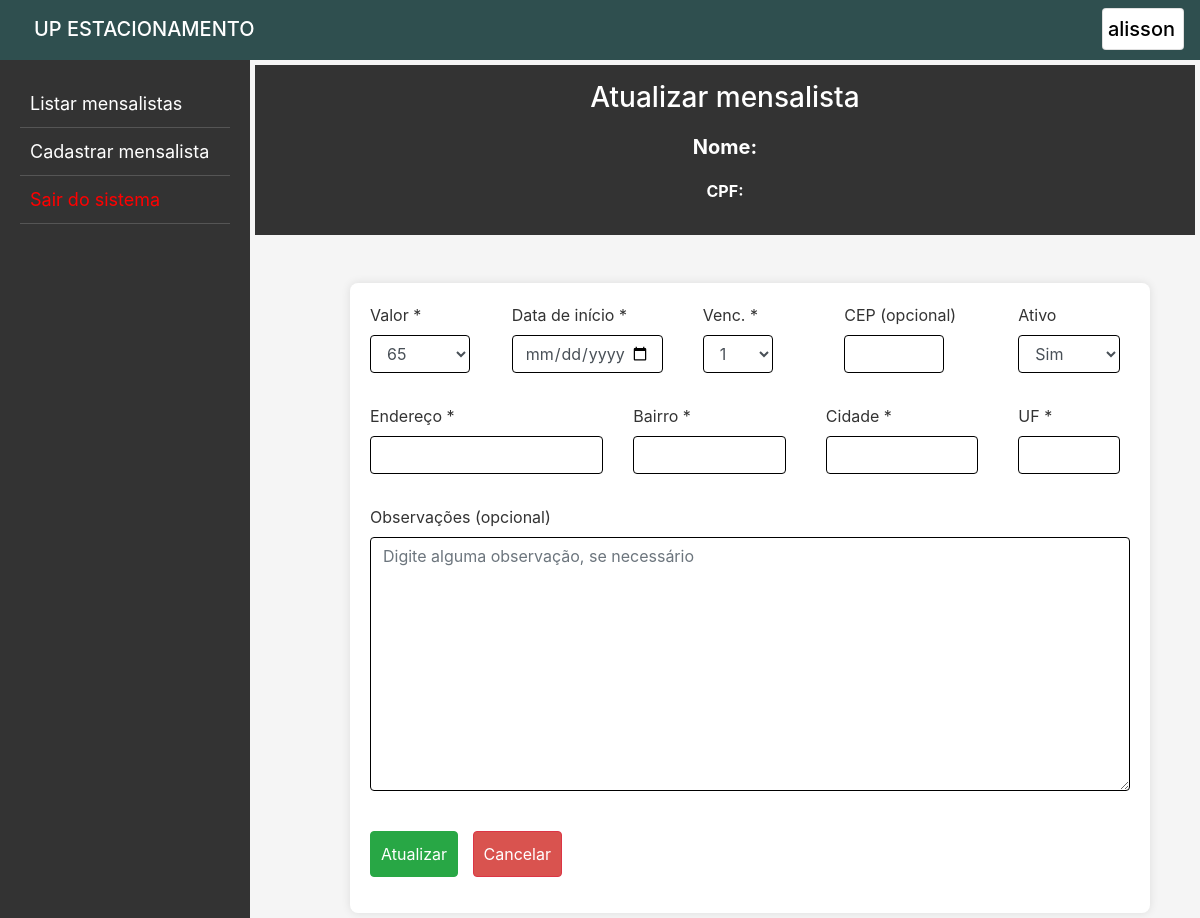
Page /atualizar_mensalista/1 (signed in) on the earlier database version.
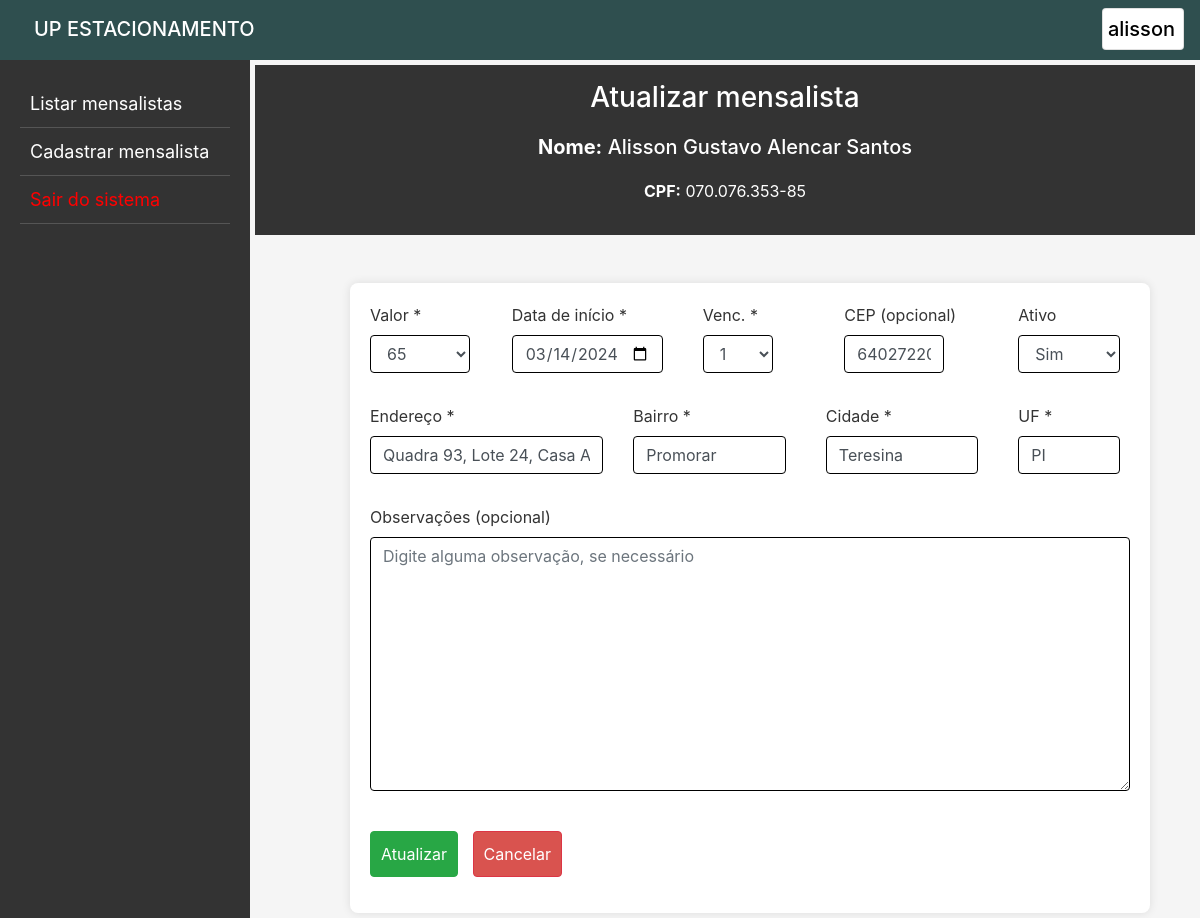
Same page on the later database version.
### app_estacionamento/models.py (models this page shows, shortened)
class Mensalista(models.Model):
    id = models.AutoField(primary_key=True)
    situacao = models.BooleanField('Ativo', default=True)
    nome = models.CharField('Nome *', max_length=50)
    cpf = models.CharField('CPF *', max_length=14)
    valor = models.DecimalField('Valor *', max_digits=8, decimal_places=2)
    data_inicial = models.DateField('Data de início *')
    dia_vencimento = models.IntegerField('Dia de vencimento *')
    cep = models.CharField('CEP', max_length=9, blank=True)
    endereco = models.CharField('Endereço', max_length=255)
    bairro = models.CharField('Bairro', max_length=255)
    cidade = models.CharField('Cidade', max_length=255)
    uf = models.CharField('UF', max_length=2)
    obs = models.TextField('Observações', max_length=500, blank=True)

### app_estacionamento/views.py (the view, shortened to what this page needs)
# urls.py: path('atualizar_mensalista/<int:pk>', views.atualizar_mensalista, name='atualizar_mensalista'),
@login_required(login_url="login/")
def atualizar_mensalista(request, pk):
    if request.method == "GET":
        men = {"mensalista": Mensalista.objects.filter(pk=pk).first()}
        return render(request, "atualizar.html", men)
    return redirect("index")

### app_estacionamento/templates/atualizar.html (shortened to what this page needs)
{% extends 'base.html' %}
{% block inicio %}
<header>
    <h3>Atualizar mensalista</h3>
    <h5><strong>Nome:</strong> {{mensalista.nome|title}}</h5>
    <p><strong>CPF:</strong> {{mensalista.cpf}}</p>
</header>
<br><br>
<div class="form-container">
<form action="{% url 'atualizar_mensalista' mensalista.id %}" method="post" class="form" autocomplete="off"
    style="margin-left: 50px;">
    <div class="row">
        <div class="col-md-2">
            <div class="form-group">
                <label for="id_valor">Valor *</label>
                <select class="form-control" id="id_valor" name="valor" style="width: 100px;">
                    <option value="65">65</option>
                </select>
            </div>
        </div>
        <div class="col-md-3">
            <div class="form-group">
                <label for="id_data_inicial">Data de início *</label>
                <input class="form-control" type="date" name="data_inicial" id="id_data_inicial"
                value="{{ mensalista.data_inicial|date:'Y-m-d' }}"  max="{% now 'Y-m-d' %}" required>
            </div>
        </div>
        <div class="col-md-2">
            <div class="form-group">
                <label for="id_dia_vencimento">Venc. *</label>
                <select class="form-control" id="id_dia_vencimento" name="dia_vencimento" style="width: 70px;">
                    <option value="1">1</option>
                </select>
            </div>
        </div>
        <div class="col-md-3">
            <div class="form-group">
                <label for="id_cep">CEP (opcional)</label>
                <input class="form-control" type="text" name="cep" id="id_cep" maxlength="8" style="width: 100px;"
                    value="{{ mensalista.cep }}">
            </div>
        </div>
        <div class="col-md-2">
            <div class="form-group">
                <label for="id_situacao">Ativo</label>
                <select class="form-control" id="id_situacao" name="situacao">
                    <option value="True">Sim</option>
                </select>
            </div>
        </div>
    </div>
    <div class="row">
        <div class="col-md-4">
            <div class="form-group">
                <label for="id_endereco">Endereço *</label>
                <input class="form-control" type="text" name="endereco" id="id_endereco" maxlength="255" required
                    value="{{ mensalista.endereco|title }}">
            </div>
        </div>
        <div class="col-md-3">
            <div class="form-group">
                <label for="id_bairro">Bairro *</label>
                <input class="form-control" type="text" name="bairro" id="id_bairro" maxlength="255" required
                    value="{{ mensalista.bairro|title }}">
            </div>
        </div>
        <div class="col-md-3">
            <div class="form-group">
                <label for="id_cidade">Cidade *</label>
                <input class="form-control" type="text" name="cidade" id="id_cidade" maxlength="110" required
                    value="{{ mensalista.cidade|title }}">
            </div>
        </div>
        <div class="col-md-2">
            <div class="form-group">
                <label for="id_uf">UF *</label>
                <input class="form-control" type="text" name="uf" id="id_uf" maxlength="2" required
                    style="text-transform: uppercase;" value="{{ mensalista.uf }}">
            </div>
        </div>
    </div>
    <div>
        <div class="form-group">
            <label for="id_obs">Observações (opcional)</label>
            <textarea class="form-control" name="obs" id="id_obs" cols="10" rows="10"
                placeholder="Digite alguma observação, se necessário">{{ mensalista.obs }}</textarea>
        </div>
    </div>
    <div class="form-group">
        <br>
        <button type="submit" class="btn btn-success">Atualizar</button>
        <a href="javascript:history.go(-1)" class="btn btn-danger">Cancelar</a>
    </div>
</form>
</div>
{% endblock %}

Differences in the rows shown:
added Mensalista: nome "Alisson Gustavo Alencar Santos", cpf "070.076.353-85", data_inicial "03/14/2024", cep "64027220", endereco "Quadra 93, Lote 24, Casa A", bairro "Promorar", cidade "Teresina", uf "pi"
